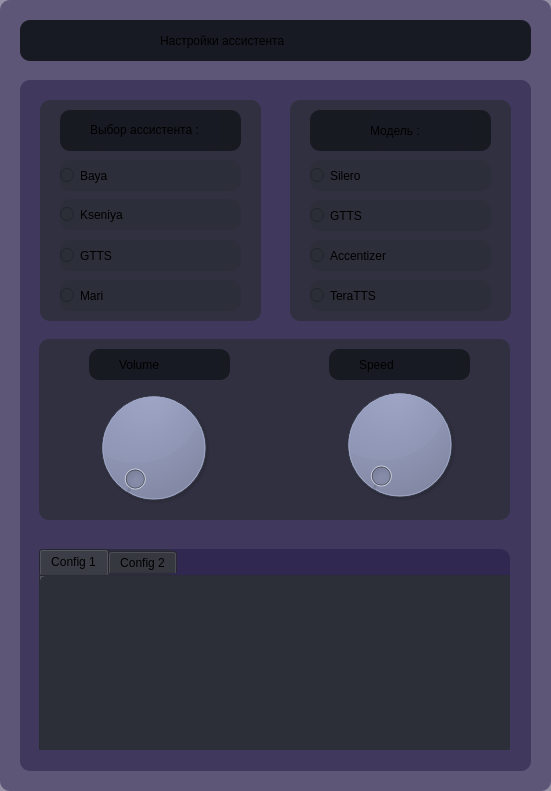
                           <widget class="QFrame" name="frame_7">
                            <property name="geometry">
                             <rect>
                              <x>30</x>
                              <y>20</y>
                              <width>551</width>
                              <height>791</height>
                             </rect>
                            </property>
                            <property name="styleSheet">
                             <string notr="true">background-color: rgba(31, 21, 65, 120);
border-radius: 10px</string>
                            </property>
                            <property name="frameShape">
                             <enum>QFrame::StyledPanel</enum>
                            </property>
                            <property name="frameShadow">
                             <enum>QFrame::Raised</enum>
                            </property>
                            <widget class="QFrame" name="frame_9">
                             <property name="geometry">
                              <rect>
                               <x>20</x>
                               <y>20</y>
                               <width>511</width>
                               <height>41</height>
                              </rect>
                             </property>
                             <property name="styleSheet">
                              <string notr="true">background-color: rgba(23, 25, 34, 250);</string>
                             </property>
                             <property name="frameShape">
                              <enum>QFrame::StyledPanel</enum>
                             </property>
                             <property name="frameShadow">
                              <enum>QFrame::Raised</enum>
                             </property>
                             <widget class="QLabel" name="label">
                              <property name="geometry">
                               <rect>
                                <x>140</x>
                                <y>0</y>
                                <width>281</width>
                                <height>41</height>
                               </rect>
                              </property>
                              <property name="styleSheet">
                               <string notr="true">font: 9pt &quot;Peak 5pt&quot;;
font: 700 15pt &quot;Script MT Bold&quot;;
background-color: rgba(31, 21, 65, 0);
border-radius: 10px</string>
                              </property>
                              <property name="text">
                               <string>Настройки ассистента</string>
                              </property>
                             </widget>
                            </widget>
                            <widget class="QFrame" name="frame_15">
                             <property name="geometry">
                              <rect>
                               <x>20</x>
                               <y>80</y>
                               <width>511</width>
                               <height>691</height>
                              </rect>
                             </property>
                             <property name="frameShape">
                              <enum>QFrame::StyledPanel</enum>
                             </property>
                             <property name="frameShadow">
                              <enum>QFrame::Raised</enum>
                             </property>
                             <widget class="QFrame" name="frame_17">
                              <property name="geometry">
                               <rect>
                                <x>20</x>
                                <y>20</y>
                                <width>221</width>
                                <height>221</height>
                               </rect>
                              </property>
                              <property name="styleSheet">
                               <string notr="true">background-color: rgba(43, 45, 54, 180);</string>
                              </property>
                              <property name="frameShape">
                               <enum>QFrame::StyledPanel</enum>
                              </property>
                              <property name="frameShadow">
                               <enum>QFrame::Raised</enum>
                              </property>
                              <widget class="QFrame" name="frame_35">
                               <property name="geometry">
                                <rect>
                                 <x>20</x>
                                 <y>10</y>
                                 <width>181</width>
                                 <height>41</height>
                                </rect>
                               </property>
                               <property name="styleSheet">
                                <string notr="true">background-color: rgba(23, 25, 34, 250);</string>
                               </property>
                               <property name="frameShape">
                                <enum>QFrame::StyledPanel</enum>
                               </property>
                               <property name="frameShadow">
                                <enum>QFrame::Raised</enum>
                               </property>
                               <widget class="QLabel" name="label_9">
                                <property name="geometry">
                                 <rect>
                                  <x>30</x>
                                  <y>-1</y>
                                  <width>131</width>
                                  <height>41</height>
                                 </rect>
                                </property>
                                <property name="styleSheet">
                                 <string notr="true">font: 9pt &quot;Peak 5pt&quot;;
font: 700 9pt &quot;Script MT Bold&quot;;</string>
                                </property>
                                <property name="text">
                                 <string>Выбор ассистента :</string>
                                </property>
                               </widget>
                              </widget>
                              <widget class="QRadioButton" name="radioButton_2">
                               <property name="geometry">
                                <rect>
                                 <x>20</x>
                                 <y>60</y>
                                 <width>181</width>
                                 <height>31</height>
                                </rect>
                               </property>
                               <property name="text">
                                <string>Baya</string>
                               </property>
                              </widget>
                              <widget class="QRadioButton" name="radioButton_3">
                               <property name="geometry">
                                <rect>
                                 <x>20</x>
                                 <y>99</y>
                                 <width>181</width>
                                 <height>31</height>
                                </rect>
                               </property>
                               <property name="text">
                                <string>Kseniya</string>
                               </property>
                              </widget>
                              <widget class="QRadioButton" name="radioButton_4">
                               <property name="geometry">
                                <rect>
                                 <x>20</x>
                                 <y>140</y>
                                 <width>181</width>
                                 <height>31</height>
                                </rect>
                               </property>
                               <property name="text">
                                <string>GTTS</string>
                               </property>
                              </widget>
                              <widget class="QRadioButton" name="radioButton_7">
                               <property name="geometry">
                                <rect>
                                 <x>20</x>
                                 <y>180</y>
                                 <width>181</width>
                                 <height>31</height>
                                </rect>
                               </property>
                               <property name="text">
                                <string>Mari</string>
                               </property>
                              </widget>
                             </widget>
                             <widget class="QFrame" name="frame_28">
                              <property name="geometry">
                               <rect>
                                <x>270</x>
                                <y>20</y>
                                <width>221</width>
                                <height>221</height>
                               </rect>
                              </property>
                              <property name="styleSheet">
                               <string notr="true">background-color: rgba(43, 45, 54, 180);</string>
                              </property>
                              <property name="frameShape">
                               <enum>QFrame::StyledPanel</enum>
                              </property>
                              <property name="frameShadow">
                               <enum>QFrame::Raised</enum>
                              </property>
                              <widget class="QFrame" name="frame_36">
                               <property name="geometry">
                                <rect>
                                 <x>20</x>
                                 <y>10</y>
                                 <width>181</width>
                                 <height>41</height>
                                </rect>
                               </property>
                               <property name="styleSheet">
                                <string notr="true">background-color: rgba(23, 25, 34, 250);</string>
                               </property>
                               <property name="frameShape">
                                <enum>QFrame::StyledPanel</enum>
                               </property>
                               <property name="frameShadow">
                                <enum>QFrame::Raised</enum>
                               </property>
                               <widget class="QLabel" name="label_10">
                                <property name="geometry">
                                 <rect>
                                  <x>60</x>
                                  <y>0</y>
                                  <width>101</width>
                                  <height>41</height>
                                 </rect>
                                </property>
                                <property name="styleSheet">
                                 <string notr="true">font: 9pt &quot;Peak 5pt&quot;;
font: 700 9pt &quot;Script MT Bold&quot;;</string>
                                </property>
                                <property name="text">
                                 <string>Модель :</string>
                                </property>
                               </widget>
                              </widget>
                              <widget class="QRadioButton" name="radioButton_5">
                               <property name="geometry">
                                <rect>
                                 <x>20</x>
                                 <y>60</y>
                                 <width>181</width>
                                 <height>31</height>
                                </rect>
                               </property>
                               <property name="text">
                                <string>Silero</string>
                               </property>
                              </widget>
                              <widget class="QRadioButton" name="radioButton_6">
                               <property name="geometry">
                                <rect>
                                 <x>20</x>
                                 <y>100</y>
                                 <width>181</width>
                                 <height>31</height>
                                </rect>
                               </property>
                               <property name="text">
                                <string>GTTS</string>
                               </property>
                              </widget>
                              <widget class="QFrame" name="frame_43">
                               <property name="geometry">
                                <rect>
                                 <x>10</x>
                                 <y>140</y>
                                 <width>201</width>
                                 <height>41</height>
                                </rect>
                               </property>
                               <property name="styleSheet">
                                <string notr="true">background-color:rgba(0, 170, 0,0);</string>
                               </property>
                               <property name="frameShape">
                                <enum>QFrame::StyledPanel</enum>
                               </property>
                               <property name="frameShadow">
                                <enum>QFrame::Raised</enum>
                               </property>
                               <widget class="QRadioButton" name="AccentizerRadioButton">
                                <property name="geometry">
                                 <rect>
                                  <x>10</x>
                                  <y>0</y>
                                  <width>181</width>
                                  <height>31</height>
                                 </rect>
                                </property>
                                <property name="styleSheet">
                                 <string notr="true">background-color: rgba(43, 45, 54, 180);</string>
                                </property>
                                <property name="text">
                                 <string>Accentizer</string>
                                </property>
                               </widget>
                              </widget>
                              <widget class="QRadioButton" name="AccentizerRadioButton_2">
                               <property name="geometry">
                                <rect>
                                 <x>20</x>
                                 <y>180</y>
                                 <width>181</width>
                                 <height>31</height>
                                </rect>
                               </property>
                               <property name="styleSheet">
                                <string notr="true">background-color: rgba(43, 45, 54, 180);</string>
                               </property>
                               <property name="text">
                                <string>TeraTTS</string>
                               </property>
                              </widget>
                             </widget>
                             <widget class="QFrame" name="frame_37">
                              <property name="geometry">
                               <rect>
                                <x>19</x>
                                <y>469</y>
                                <width>471</width>
                                <height>201</height>
                               </rect>
                              </property>
                              <property name="frameShape">
                               <enum>QFrame::StyledPanel</enum>
                              </property>
                              <property name="frameShadow">
                               <enum>QFrame::Raised</enum>
                              </property>
                              <widget class="QTabWidget" name="tabWidget">
                               <property name="geometry">
                                <rect>
                                 <x>0</x>
                                 <y>0</y>
                                 <width>481</width>
                                 <height>211</height>
                                </rect>
                               </property>
                               <property name="styleSheet">
                                <string notr="true">background-color: rgba(43, 45, 54, 180);</string>
                               </property>
                               <property name="currentIndex">
                                <number>0</number>
                               </property>
                               <widget class="QWidget" name="tab">
                                <attribute name="title">
                                 <string>Config 1</string>
                                </attribute>
                               </widget>
                               <widget class="QWidget" name="tab_2">
                                <attribute name="title">
                                 <string>Config 2</string>
                                </attribute>
                               </widget>
                              </widget>
                             </widget>
                             <widget class="QFrame" name="frame_38">
                              <property name="geometry">
                               <rect>
                                <x>19</x>
                                <y>259</y>
                                <width>471</width>
                                <height>181</height>
                               </rect>
                              </property>
                              <property name="styleSheet">
                               <string notr="true">background-color: rgba(43, 45, 54, 180);</string>
                              </property>
                              <property name="frameShape">
                               <enum>QFrame::StyledPanel</enum>
                              </property>
                              <property name="frameShadow">
                               <enum>QFrame::Raised</enum>
                              </property>
                              <widget class="QDial" name="dial">
                               <property name="geometry">
                                <rect>
                                 <x>260</x>
                                 <y>40</y>
                                 <width>201</width>
                                 <height>131</height>
                                </rect>
                               </property>
                              </widget>
                              <widget class="QDial" name="dial_2">
                               <property name="geometry">
                                <rect>
                                 <x>9</x>
                                 <y>43</y>
                                 <width>211</width>
                                 <height>131</height>
                                </rect>
                               </property>
                              </widget>
                              <widget class="QFrame" name="frame_39">
                               <property name="geometry">
                                <rect>
                                 <x>50</x>
                                 <y>10</y>
                                 <width>141</width>
                                 <height>31</height>
                                </rect>
                               </property>
                               <property name="styleSheet">
                                <string notr="true">background-color: rgba(23, 25, 34, 250);</string>
                               </property>
                               <property name="frameShape">
                                <enum>QFrame::StyledPanel</enum>
                               </property>
                               <property name="frameShadow">
                                <enum>QFrame::Raised</enum>
                               </property>
                               <widget class="QLabel" name="label_12">
                                <property name="geometry">
                                 <rect>
                                  <x>30</x>
                                  <y>0</y>
                                  <width>101</width>
                                  <height>31</height>
                                 </rect>
                                </property>
                                <property name="styleSheet">
                                 <string notr="true">font: 9pt &quot;Peak 5pt&quot;;</string>
                                </property>
                                <property name="text">
                                 <string>Volume</string>
                                </property>
                               </widget>
                              </widget>
                              <widget class="QFrame" name="frame_42">
                               <property name="geometry">
                                <rect>
                                 <x>290</x>
                                 <y>10</y>
                                 <width>141</width>
                                 <height>31</height>
                                </rect>
                               </property>
                               <property name="styleSheet">
                                <string notr="true">background-color: rgba(23, 25, 34, 250);</string>
                               </property>
                               <property name="frameShape">
                                <enum>QFrame::StyledPanel</enum>
                               </property>
                               <property name="frameShadow">
                                <enum>QFrame::Raised</enum>
                               </property>
                               <widget class="QLabel" name="label_13">
                                <property name="geometry">
                                 <rect>
                                  <x>30</x>
                                  <y>0</y>
                                  <width>91</width>
                                  <height>31</height>
                                 </rect>
                                </property>
                                <property name="styleSheet">
                                 <string notr="true">font: 9pt &quot;Peak 5pt&quot;;</string>
                                </property>
                                <property name="text">
                                 <string>Speed</string>
                                </property>
                               </widget>
                              </widget>
                             </widget>
                            </widget>
                           </widget>
